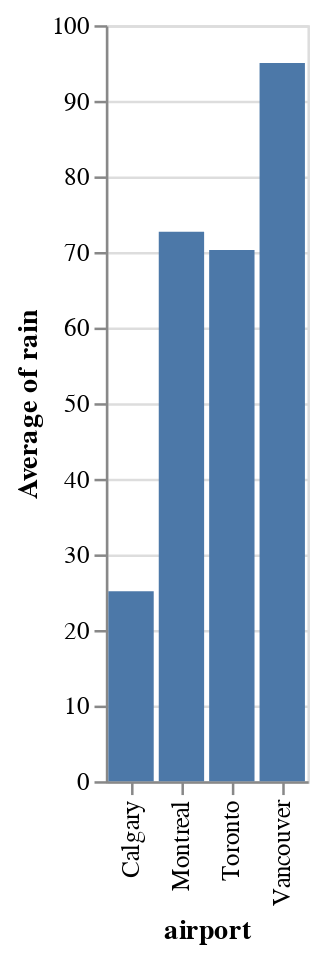

The notebook cell this image was saved under:
### Markdown cell above
Because the nominal field `average` is mapped to the `y`-axis, the result is a horizontal bar chart. To get a vertical bar chart, we can simply swap the `x` and `y` keywords:

### Code cell
alt.Chart(df).mark_bar().encode(
    x='airport',
    y='average(rain)'
)

### Figure 1 — Vega-Lite specification as saved in the notebook (floating-point values rounded to 4 significant figures)
{"config": {"view": {"continuousWidth": 400, "continuousHeight": 300}}, "data": {"name": "data-e882fe3edc48634ed74c54554235352c"}, "mark": "bar", "encoding": {"x": {"field": "airport", "type": "nominal"}, "y": {"aggregate": "average", "field": "rain", "type": "quantitative"}}, "$schema": "https://vega.github.io/schema/vega-lite/v4.17.0.json", "datasets": {"data-e882fe3edc48634ed74c54554235352c": [{"airport": "Calgary", "year": 2000, "month": "January", "temp": -9.7, "rain": 0.0, "snow": 23.8, "precip": 10.2}, {"airport": "Calgary", "year": 2000, "month": "May", "temp": 8.8, "rain": 22.6, "snow": 6.4, "precip": 28.8}, {"airport": "Calgary", "year": 2000, "month": "September", "temp": 10.7, "rain": 52.8, "snow": 0.8, "precip": 53.6}, {"airport": "Montreal", "year": 2000, "month": "January", "temp": -10.1, "rain": 20.0, "snow": 64.8, "precip": 95.8}, {"airport": "Montreal", "year": 2000, "month": "May", "temp": 13.3, "rain": 132.5, "snow": 0.0, "precip": 132.5}, {"airport": "Montreal", "year": 2000, "month": "September", "temp": 14.3, "rain": 65.5, "snow": 0.0, "precip": 65.5}, {"airport": "Toronto", "year": 2000, "month": "January", "temp": -5.8, "rain": 16.4, "snow": 17.0, "precip": 29.2}, {"airport": "Toronto", "year": 2000, "month": "May", "temp": 14.3, "rain": 124.4, "snow": 0.0, "precip": 124.4}, {"airport": "Toronto", "year": 2000, "month": "September", "temp": 15.9, "rain": 70.0, "snow": 0.0, "precip": 70.0}, {"airport": "Vancouver", "year": 2000, "month": "January", "temp": 3.5, "rain": 134.0, "snow": 18.8, "precip": 151.4}, {"airport": "Vancouver", "year": 2000, "month": "May", "temp": 11.7, "rain": 103.0, "snow": 0.0, "precip": 103.0}, {"airport": "Vancouver", "year": 2000, "month": "September", "temp": 15.0, "rain": 48.0, "snow": 0.0, "precip": 48.0}]}}
